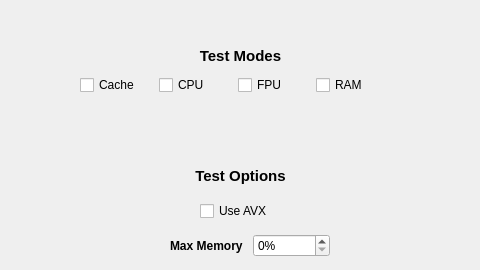
    <widget class="QWidget" name="aida64_tab">
     <attribute name="title">
      <string>Aida64</string>
     </attribute>
     <widget class="QWidget" name="horizontalLayoutWidget_18">
      <property name="geometry">
       <rect>
        <x>80</x>
        <y>70</y>
        <width>309</width>
        <height>31</height>
       </rect>
      </property>
      <layout class="QHBoxLayout" name="horizontalLayout_18">
       <item>
        <widget class="QCheckBox" name="aida64_mode_cache_checkBox">
         <property name="text">
          <string>Cache</string>
         </property>
        </widget>
       </item>
       <item>
        <widget class="QCheckBox" name="aida64_mode_cpu_checkBox">
         <property name="text">
          <string>CPU</string>
         </property>
        </widget>
       </item>
       <item>
        <widget class="QCheckBox" name="aida64_mode_fpu_checkBox">
         <property name="text">
          <string>FPU</string>
         </property>
        </widget>
       </item>
       <item>
        <widget class="QCheckBox" name="aida64_mode_ram_checkBox">
         <property name="text">
          <string>RAM</string>
         </property>
        </widget>
       </item>
      </layout>
     </widget>
     <widget class="QCheckBox" name="aida64_useAvx_checkBox">
      <property name="geometry">
       <rect>
        <x>200</x>
        <y>200</y>
        <width>81</width>
        <height>22</height>
       </rect>
      </property>
      <property name="layoutDirection">
       <enum>Qt::LayoutDirection::LeftToRight</enum>
      </property>
      <property name="text">
       <string>Use AVX</string>
      </property>
     </widget>
     <widget class="QWidget" name="horizontalLayoutWidget_19">
      <property name="geometry">
       <rect>
        <x>170</x>
        <y>230</y>
        <width>160</width>
        <height>31</height>
       </rect>
      </property>
      <layout class="QHBoxLayout" name="horizontalLayout_19">
       <item>
        <widget class="QLabel" name="aida64_maxMemory_label">
         <property name="font">
          <font>
           <pointsize>9</pointsize>
           <bold>true</bold>
          </font>
         </property>
         <property name="text">
          <string>Max Memory</string>
         </property>
        </widget>
       </item>
       <item>
        <widget class="QSpinBox" name="aida64_maxMemory_spinBox">
         <property name="suffix">
          <string>%</string>
         </property>
         <property name="maximum">
          <number>99</number>
         </property>
        </widget>
       </item>
      </layout>
     </widget>
     <widget class="QWidget" name="verticalLayoutWidget_5">
      <property name="geometry">
       <rect>
        <x>10</x>
        <y>40</y>
        <width>461</width>
        <height>31</height>
       </rect>
      </property>
      <layout class="QVBoxLayout" name="verticalLayout_6">
       <item>
        <widget class="QLabel" name="aida64_label">
         <property name="font">
          <font>
           <pointsize>11</pointsize>
           <bold>true</bold>
          </font>
         </property>
         <property name="text">
          <string>Test Modes</string>
         </property>
         <property name="alignment">
          <set>Qt::AlignmentFlag::AlignCenter</set>
         </property>
        </widget>
       </item>
      </layout>
     </widget>
     <widget class="QWidget" name="verticalLayoutWidget_6">
      <property name="geometry">
       <rect>
        <x>10</x>
        <y>160</y>
        <width>461</width>
        <height>31</height>
       </rect>
      </property>
      <layout class="QVBoxLayout" name="verticalLayout_7">
       <item>
        <widget class="QLabel" name="aida64_label_2">
         <property name="font">
          <font>
           <pointsize>11</pointsize>
           <bold>true</bold>
          </font>
         </property>
         <property name="text">
          <string>Test Options</string>
         </property>
         <property name="alignment">
          <set>Qt::AlignmentFlag::AlignCenter</set>
         </property>
        </widget>
       </item>
      </layout>
     </widget>
    </widget>
